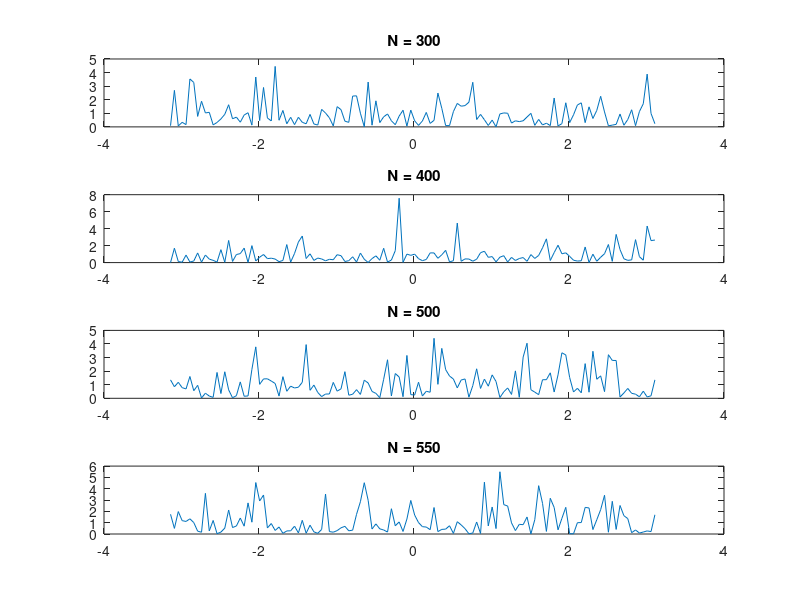

Here is the MATLAB script that generated this plot:
clc ;
clear all ;
close all ;

% N1 
N1 = 300 ;
n1 = 0 : N1 - 1 ;

omega = -pi : 0.05 : pi ;
j = sqrt( -1 ) ;
e1 = randn( 1 , N1 ) ;                      %zgomot alb

X1 = abs( freqz( e1, 1, omega ) ) ; 
subplot( 4, 1, 1 ) ;
plot( omega, X1 .^ 2 / N1 ) ;               %trasare densitate spectrala
title(' N = 300 ') ;

% N2 
N2 = 400 ;
n2 = 0 : N2 - 1 ;

e2 = randn( 1 , N2 ) ;                      %zgomot alb

X2 = abs( freqz( e2, 1, omega ) ) ; 
subplot( 4, 1, 2 ) ;
plot( omega, X2 .^ 2 / N2 ) ;                %trasare densitate spectrala
title(' N = 400 ') ;

% N3 
N3 = 500 ;
n3 = 0 : N3 - 1 ;

e3 = randn( 1 , N3 ) ;                      %zgomot alb

X3 = abs( freqz( e3, 1, omega ) ) ; 
subplot( 4, 1, 3 ) ;
plot( omega, X3 .^ 2 / N3 ) ;               %trasare densitate spectrala
title(' N = 500 ') ;

% N4
N4 = 550 ;
n4 = 0 : N4 - 1 ;

e4 = randn( 1 , N4 ) ;                      %zgomot alb

X4 = abs( freqz( e4, 1, omega ) ) ; 
subplot( 4, 1, 4 ) ;
plot( omega, X4 .^ 2 / N4 ) ;               %trasare densitate spectrala
title(' N = 550 ') ;